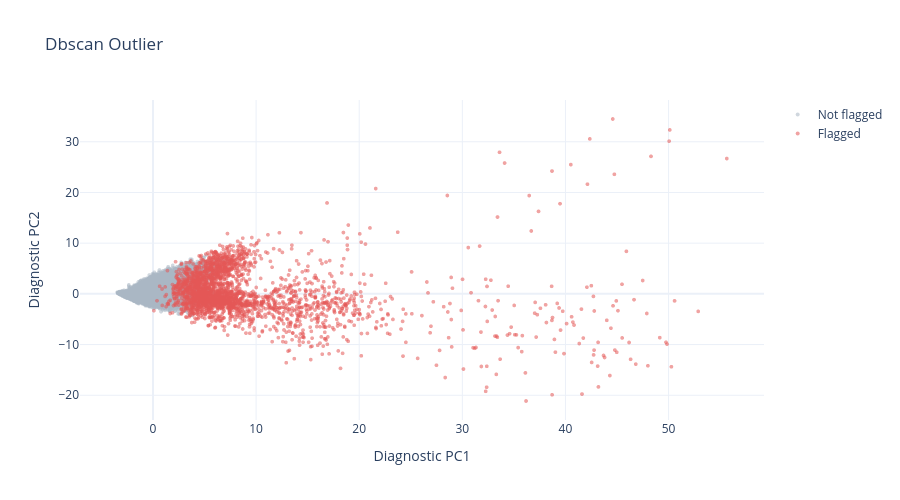
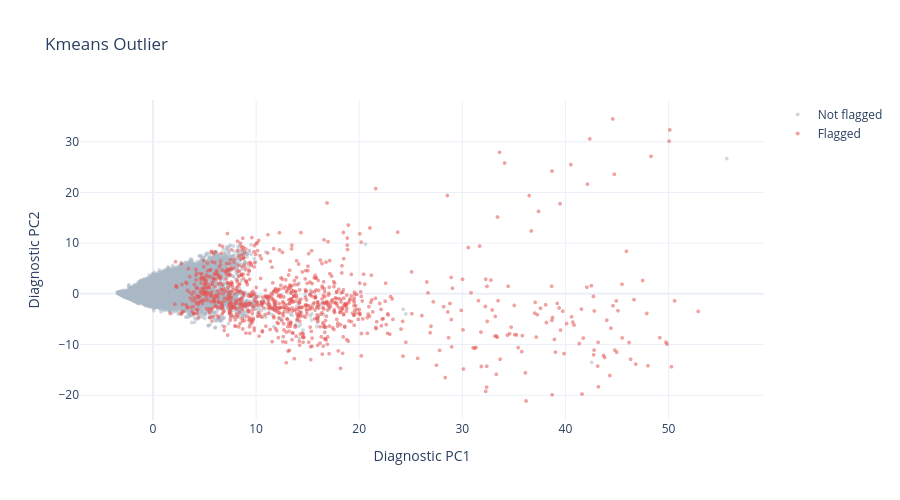
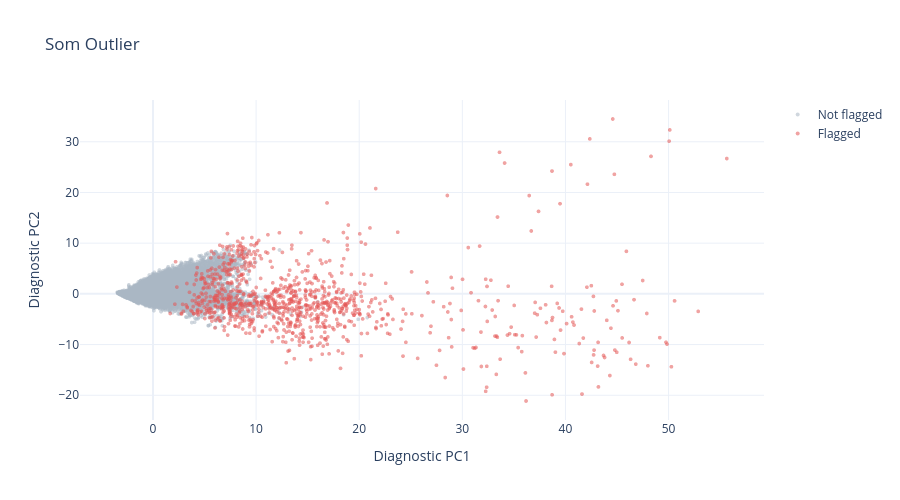

These figures' notebook cell, in order:
### Markdown cell above
### Shared diagnostic map
Fit one two-component PCA projection and reuse it across methods. This is visualization only, not the final dimensionality-reduction choice. Edge position and visible separation do not validate removal; return to original-unit profiles.

### Code cell
diagnostic_pca = PCA(n_components=2)
embedding = diagnostic_pca.fit_transform(X_scaled)
print("Variance shown:", diagnostic_pca.explained_variance_ratio_.sum().round(3))
for column in method_columns:
    plot_outlier_map(embedding, evaluated_flags[column], column.replace("_", " ").title()).show()

### Figure 1 — Plotly figure (JSON) as saved in the notebook; plotly's stock layout.template omitted (floating-point values rounded to 4 significant figures; data arrays with more than 128 entries replaced by an {"elided": "..."} marker saying what was removed)
{"data": [{"marker": {"color": "#AAB7C4", "opacity": 0.55, "size": 4}, "mode": "markers", "name": "Not flagged", "type": "scattergl", "x": {"elided": "31085 float values"}, "y": {"elided": "31085 float values"}}, {"marker": {"color": "#E45756", "opacity": 0.55, "size": 4}, "mode": "markers", "name": "Flagged", "type": "scattergl", "x": {"elided": "2630 float values"}, "y": {"elided": "2630 float values"}}], "layout": {"height": 500, "title": {"text": "Dbscan Outlier"}, "xaxis": {"title": {"text": "Diagnostic PC1"}}, "yaxis": {"title": {"text": "Diagnostic PC2"}}}}

### Figure 2 — Plotly figure (JSON) as saved in the notebook; plotly's stock layout.template omitted (floating-point values rounded to 4 significant figures; data arrays with more than 128 entries replaced by an {"elided": "..."} marker saying what was removed)
{"data": [{"marker": {"color": "#AAB7C4", "opacity": 0.55, "size": 4}, "mode": "markers", "name": "Not flagged", "type": "scattergl", "x": {"elided": "32703 float values"}, "y": {"elided": "32703 float values"}}, {"marker": {"color": "#E45756", "opacity": 0.55, "size": 4}, "mode": "markers", "name": "Flagged", "type": "scattergl", "x": {"elided": "1012 float values"}, "y": {"elided": "1012 float values"}}], "layout": {"height": 500, "title": {"text": "Kmeans Outlier"}, "xaxis": {"title": {"text": "Diagnostic PC1"}}, "yaxis": {"title": {"text": "Diagnostic PC2"}}}}

### Figure 3 — Plotly figure (JSON) as saved in the notebook; plotly's stock layout.template omitted (floating-point values rounded to 4 significant figures; data arrays with more than 128 entries replaced by an {"elided": "..."} marker saying what was removed)
{"data": [{"marker": {"color": "#AAB7C4", "opacity": 0.55, "size": 4}, "mode": "markers", "name": "Not flagged", "type": "scattergl", "x": {"elided": "32703 float values"}, "y": {"elided": "32703 float values"}}, {"marker": {"color": "#E45756", "opacity": 0.55, "size": 4}, "mode": "markers", "name": "Flagged", "type": "scattergl", "x": {"elided": "1012 float values"}, "y": {"elided": "1012 float values"}}], "layout": {"height": 500, "title": {"text": "Som Outlier"}, "xaxis": {"title": {"text": "Diagnostic PC1"}}, "yaxis": {"title": {"text": "Diagnostic PC2"}}}}
